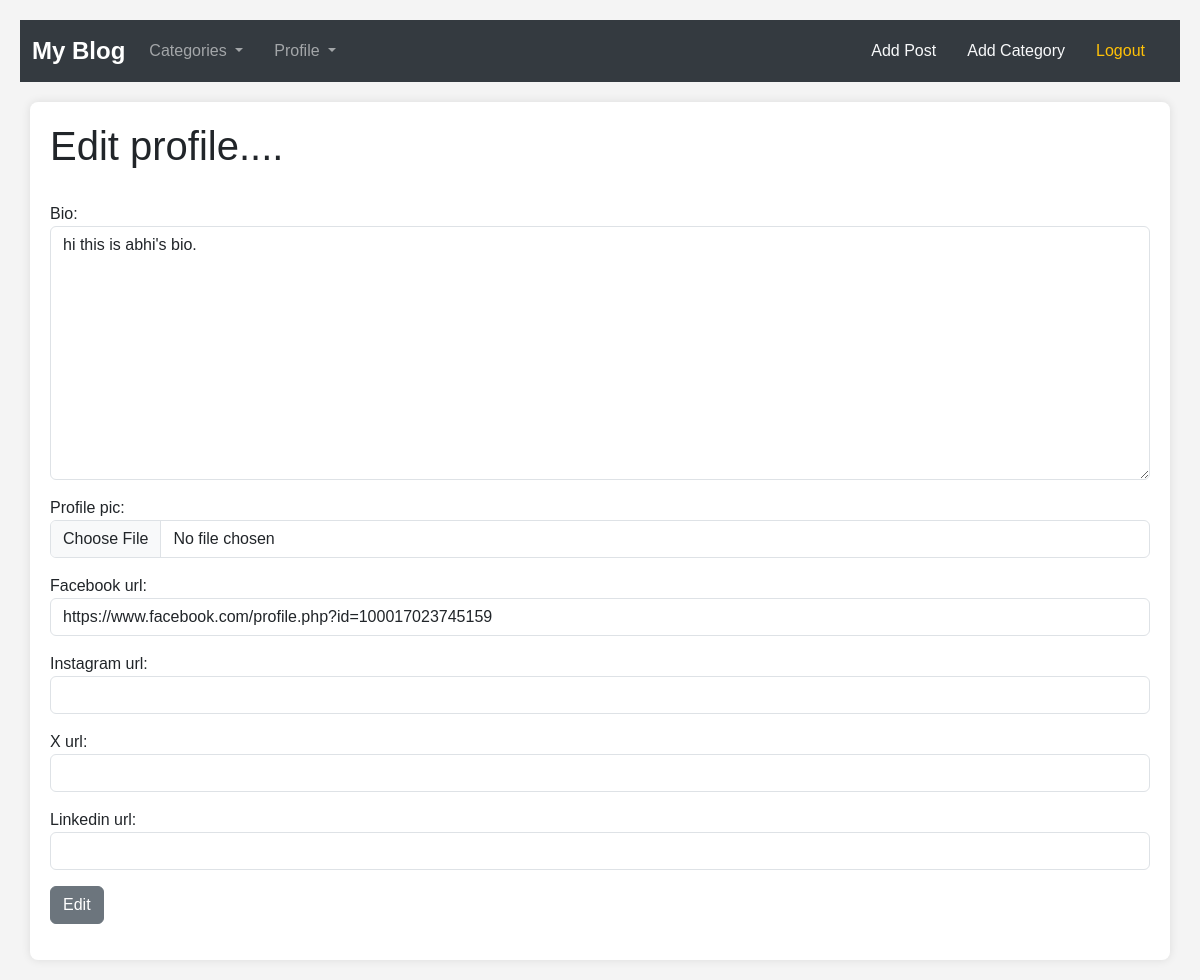
Before: /members/edit_profile_page/1 (signed in) with the older database file.
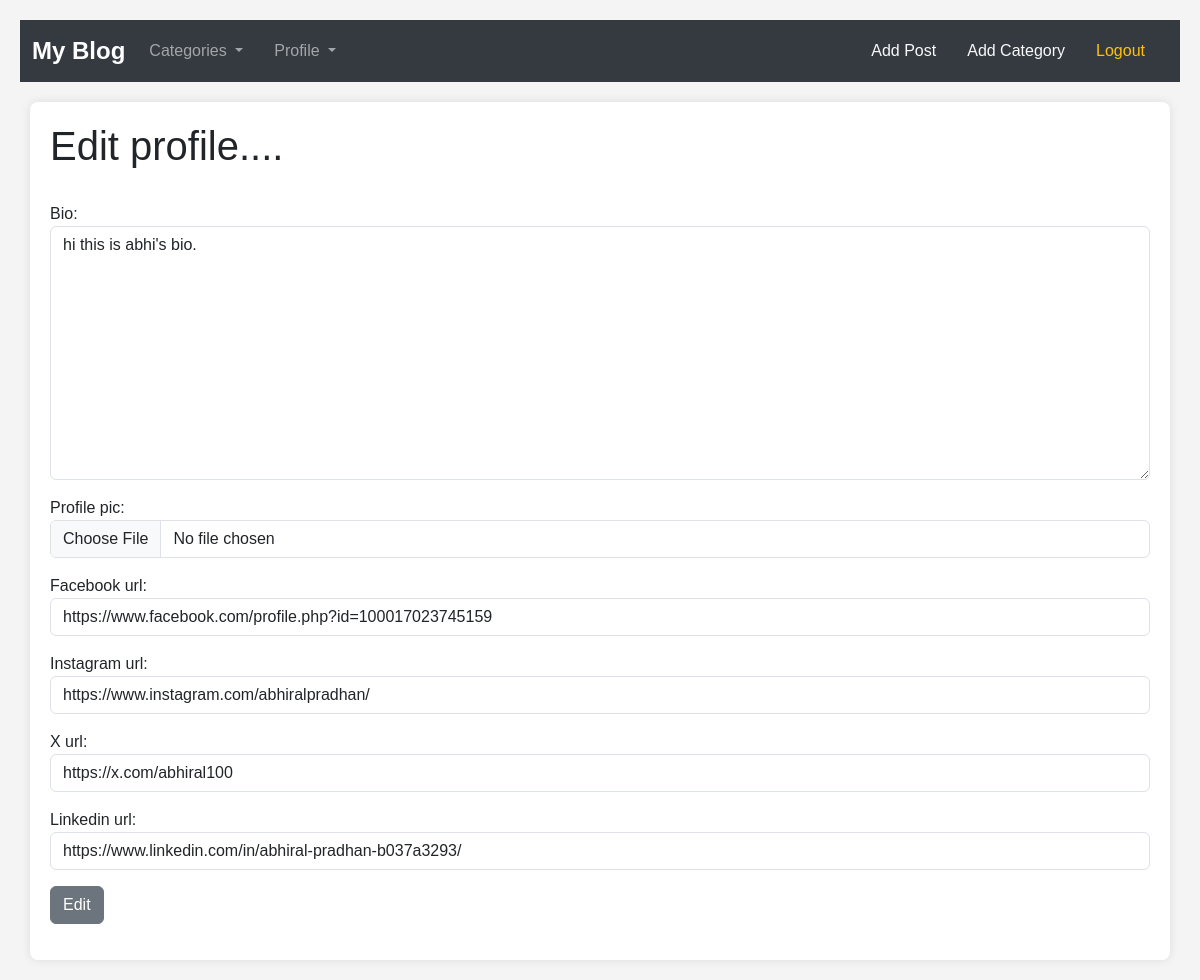
After: the same page with the newer database file.
### theblog/models.py (models this page shows, shortened)
class Profile(models.Model):
    user = models.OneToOneField(User, null=True, on_delete=models.CASCADE )
    bio = models.TextField()
    profile_pic = models.ImageField(null=True,blank=True,upload_to="images/profile/")
    facebook_url = models.CharField(null=True,blank=True,max_length=255)
    instagram_url = models.CharField(null=True,blank=True,max_length=255)
    X_url = models.CharField(null=True,blank=True,max_length=255)
    linkedin_url = models.CharField(null=True,blank=True,max_length=255)

### members/views.py (the view, shortened to what this page needs)
# urls.py: path('edit_profile_page/<int:pk>',EditProfilePageView.as_view(),name ="edit_profile_page"),
class EditProfilePageView(generic.UpdateView):
    model = Profile
    template_name = 'registration/edit_profile_view.html'
    form_class = EditProfilePageForm
    success_url = reverse_lazy('home')

### members/forms.py
class EditProfilePageForm(forms.ModelForm):
    class Meta:
        model = Profile
        fields = ('bio','profile_pic','facebook_url','instagram_url','X_url','linkedin_url')
        widgets = {
            'bio' : forms.Textarea(attrs={'class':'form-control',}),
            'profile_pic' : forms.FileInput(attrs={'class': 'form-control'}),
            'facebook_url' : forms.TextInput(attrs={'class':'form-control',}),
            'instagram_url' : forms.TextInput(attrs={'class':'form-control',}),
            'X_url' : forms.TextInput(attrs={'class':'form-control',}),
            'linkedin_url' : forms.TextInput(attrs={'class':'form-control',}),
        }

### members/templates/registration/edit_profile_view.html (shortened to what this page needs)
{% extends "base.html" %}
{%block content%}
<h1>Edit profile....</h1>
<br>
{% if user.is_authenticated %}
{%if user.id == profile.user.id%}
<div class="mb-3">
  <form method="POST" enctype="multipart/form-data">
      {{form.as_p}}
      <button  class="btn btn-secondary">Edit</button>
  </div>
{%else%}
<h5> you are not the correct user</h5>
{%endif%}
{%else%}
<h4>you should not be here and you know it !!!!</h4>
{%endif%}
{%endblock content%}

Changed rows visible on the page:
changed Profile "hi this is abhi's bio.": instagram_url (not shown) → "https://www.instagram.com/abhiralpradhan/"; X_url (not shown) → "https://x.com/abhiral100"; linkedin_url (not shown) → "https://www.linkedin.com/in/abhiral-pradhan-b037a3293/"
